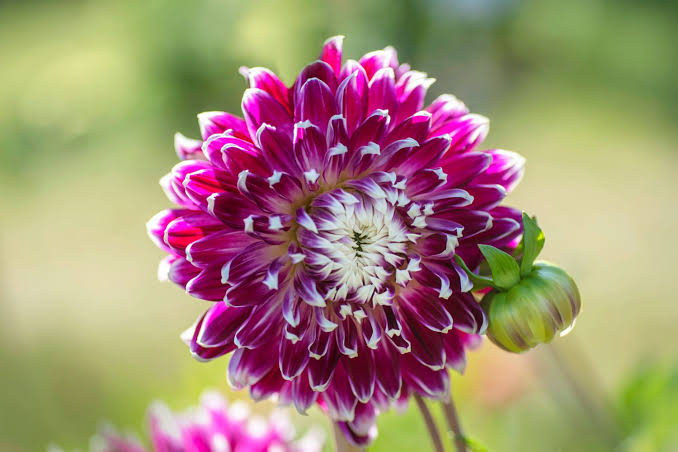
#> input picture exp-10 input.jpg, 678 x 452 px
$ python EXP16.py
#> lines starting #> are read from the running program, lines starting #| are printed output that depends on the picture; after the words box and inside, x2 and y2 are one past the last pixel; in counts of white or black regions, pixels touching at a corner belong together; pictures that were not available may be replaced by others from this repository, and a replacement may not be noted
import cv2
import tkinter as tk
from tkinter import filedialog

root = tk.Tk()
root.withdraw()
path = filedialog.askopenfilename(
    title="Select an image",
    filetypes=[("Image files", "*.jpg *.jpeg *.png *.bmp *.webp")]
)
#> the answer given: ../exp-10 input.jpg
root.destroy()

if not path:
    raise SystemExit("No image selected.")

image = cv2.imread(path)
#> image is the input picture: shape (452, 678, 3); mean B, G, R 117, 140, 162.5
if image is None:
    raise SystemExit("Unable to read the selected image.")

image = cv2.imread("input.jpg")
gray = cv2.cvtColor(image, cv2.COLOR_BGR2GRAY)
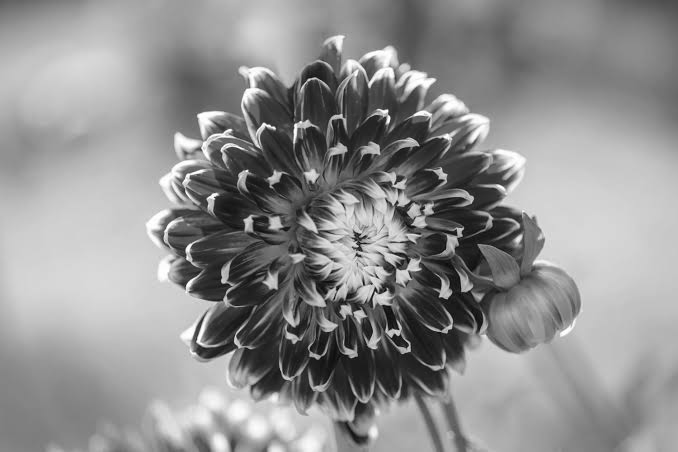
#> gray: shape (452, 678); min 8, max 255, mean 144.1
edges = cv2.Canny(gray, 50, 150)
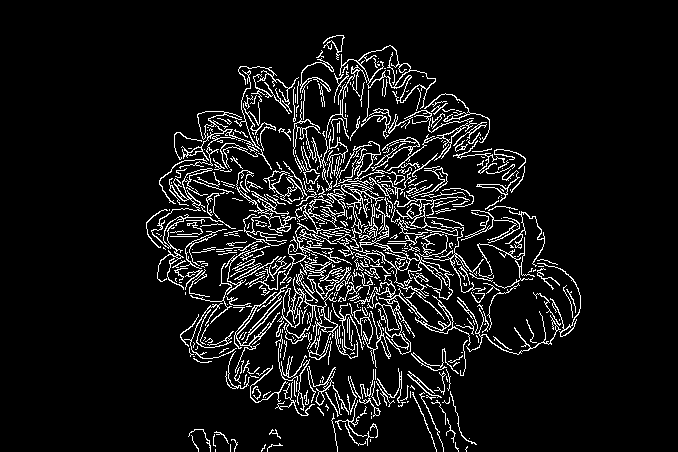
#> edges: shape (452, 678); 8.1% white in thin lines or dots, all inside (x1, y1, x2, y2) = (146, 35, 581, 452)

cv2.imshow("Original", image)
cv2.imshow("Canny Edges", edges)
cv2.imwrite("16_canny_edges.jpg", edges)
cv2.waitKey(0)
cv2.destroyAllWindows()

$ run again, on ep-2 input.png
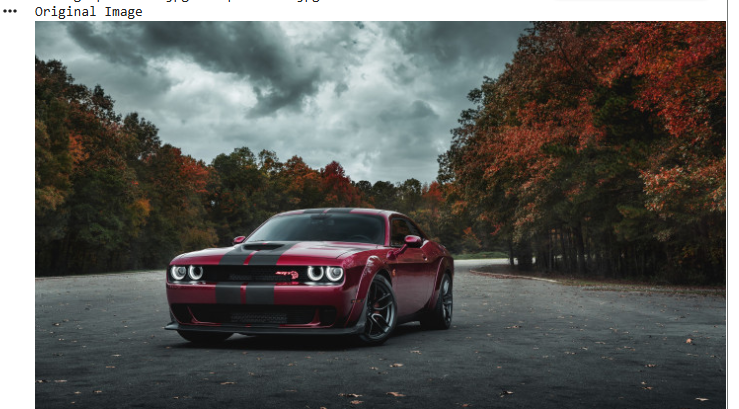
#> input picture ep-2 input.png, 739 x 409 px
#> image is the input picture: shape (409, 739, 3); mean B, G, R 91.8, 94.7, 94.4
#> `gray = cv2.cvtColor(image, cv2.COLOR_BGR2GRAY)`:
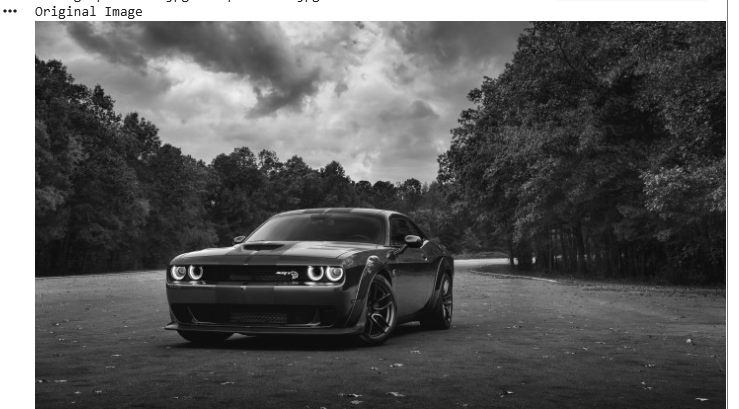
#> gray: shape (409, 739); min 5, max 255, mean 94.3
#> `edges = cv2.Canny(gray, 50, 150)`:
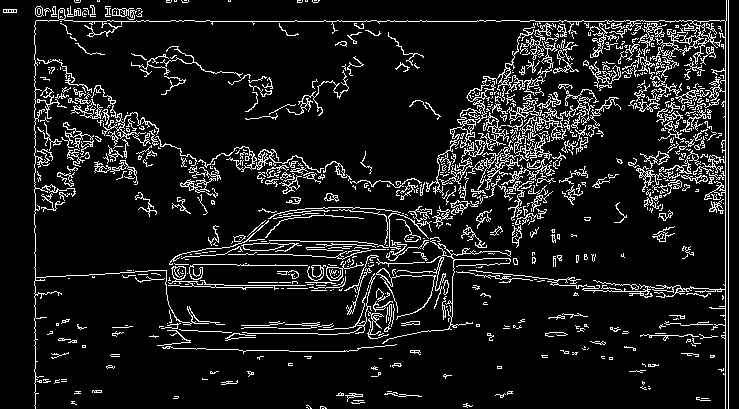
#> edges: shape (409, 739); 9.9% white in thin lines or dots
